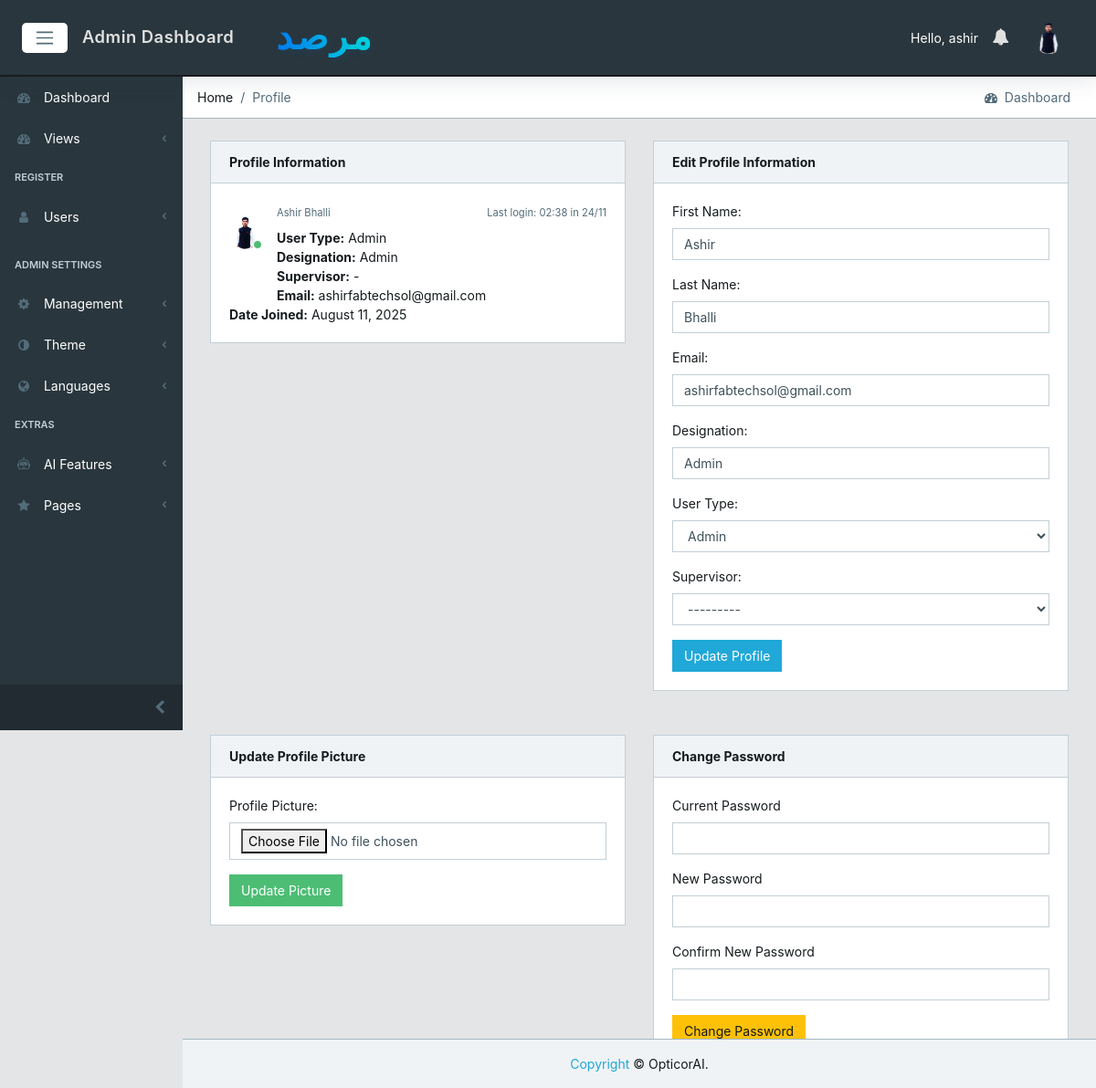
Before: /users/profile (signed in) with the older database file.
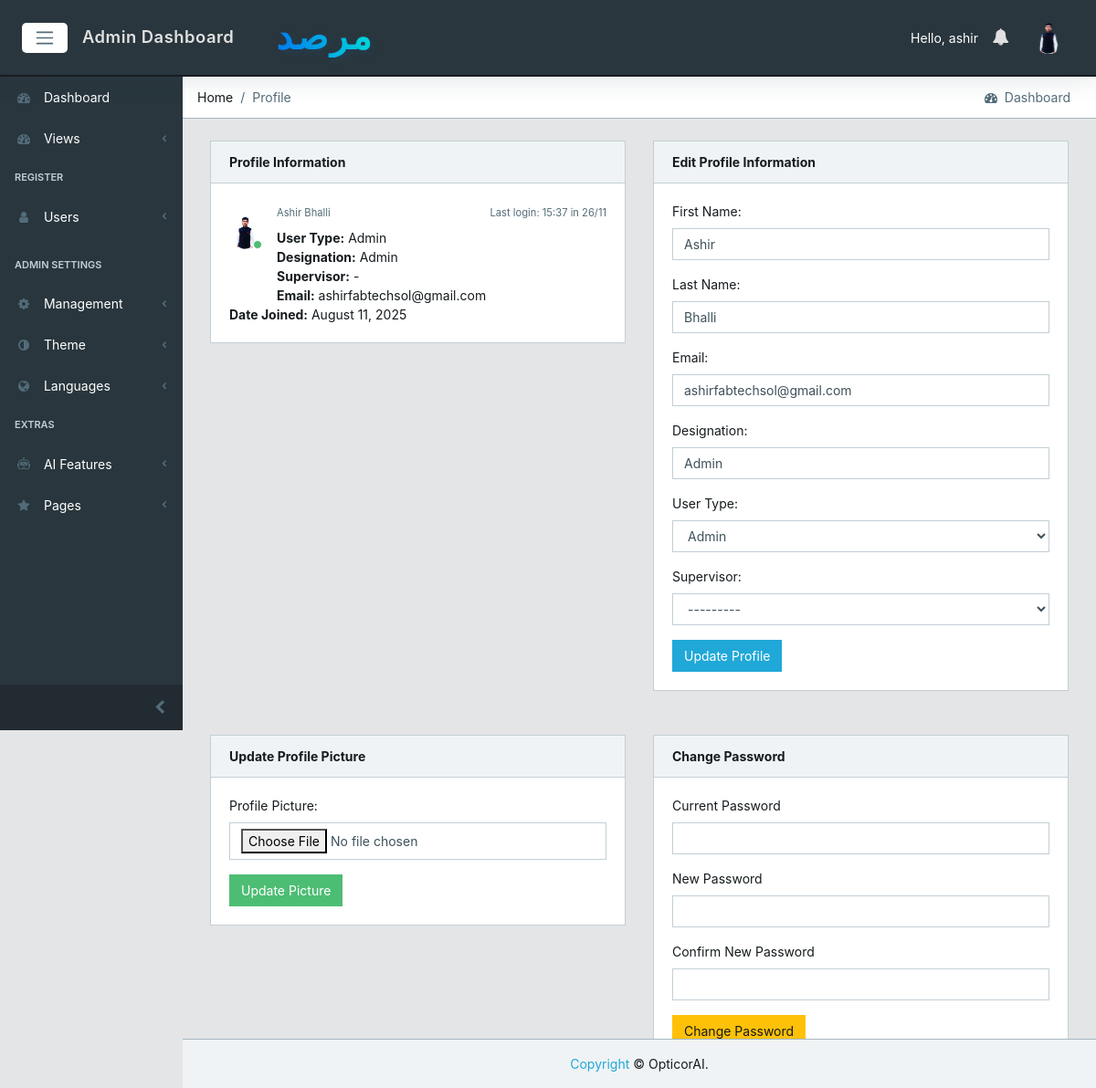
After: the same page with the newer database file.
### core/models.py (models this page shows, shortened)
class CustomUser(AbstractUser):
    email = models.EmailField(unique=True)  # Make email unique for authentication
    user_type = models.CharField(max_length=15, choices=USER_TYPE_CHOICES, db_index=True)
    designation = models.CharField(max_length=100, blank=True, null=True)
    created_by = models.ForeignKey('self', on_delete=models.SET_NULL, null=True, blank=True, related_name='created_users')
    created_date = models.DateField(auto_now_add=True)
    created_time = models.TimeField(auto_now_add=True)
    under_supervision = models.ForeignKey('self', on_delete=models.SET_NULL, null=True, blank=True, related_name='supervised_users')
    avatar = models.ImageField(upload_to='core/avatar', blank=True, null=True)
    @property
    def avatar_url(self):
        try:
            if self.avatar:
                url = getattr(self.avatar, 'url', None)
                if url and ('cloudinary' in url or 'res.cloudinary.com' in url):
                    return url
                avatar_path = getattr(self.avatar, 'path', None)
                if avatar_path and os.path.isfile(avatar_path) and url:
                    return url
        except Exception:
            pass
        return static('core/img/avatar/blank_profile.png')

### core/views.py (the view, shortened to what this page needs)
# urls.py: path('users/profile', views.ProfileView.as_view(), name='profile'),
class ProfileView(LoginRequiredMixin, View):
    def get(self, request):
        user = request.user
        form = UserProfileEditForm(instance=user, user=user)
        class AvatarForm(forms.Form):
            avatar = forms.ImageField(
                required=False,
                widget=forms.FileInput(attrs={'class': 'form-control'})
            )
        avatar_form = AvatarForm()
        class PasswordForm(forms.Form):
            current_password = forms.CharField(widget=forms.PasswordInput(attrs={'class': 'form-control'}), label='Current Password')
            new_password = forms.CharField(widget=forms.PasswordInput(attrs={'class': 'form-control'}), label='New Password')
            confirm_password = forms.CharField(widget=forms.PasswordInput(attrs={'class': 'form-control'}), label='Confirm New Password')
        context = {
            'profile_form': form,
            'img_form': avatar_form,
            'password_form': PasswordForm(),
            'logged_user': user,
        }
        return render(request, 'core/profile.html', context)

### core/views.py
        class AvatarForm(forms.Form):
            avatar = forms.ImageField(
                required=False,
                widget=forms.FileInput(attrs={'class': 'form-control'})
            )

### core/context_processors.py (called while the page is built)
def logged_user_processor(request):
    if request.user.is_authenticated:
        try:
            logged_user = CustomUser.objects.select_related('under_supervision').get(id=request.user.id)
            return {'logged_user': logged_user}
        except CustomUser.DoesNotExist:
            return {'logged_user': None}
    return {'logged_user': None}

def debug_flag_processor(request):
    return {"DEBUG": settings.DEBUG}

### core/utils/dates.py (called while the page is built)
def business_localdate() -> date:
    tz_name = getattr(settings, 'BUSINESS_TIMEZONE', None)
    if tz_name and ZoneInfo is not None:
        try:
            tz = ZoneInfo(tz_name)
            return timezone.now().astimezone(tz).date()
        except Exception:
            pass
    return timezone.localdate()

### core/templates/core/profile.html (shortened to what the changed rows need)
{% extends 'core/base.html' %}
{% load static %}
{% block content %}
<div class="container-fluid">
  <div id="ui-view" style="opacity: 1;"><div class="animated fadeIn">
        <div class="row">
            <div class="col-12">
                <div class="row">
                    <div class="col-12 col-md-6">
                        <div class="card">
                            <div class="card-body">
                                <div class="message">
                                    <div class="py-3 pb-5 mr-3 float-left">
                                        <div class="avatar">
                                            <img src="{{ logged_user.avatar_url }}" class="img-avatar" alt="img">
                                            <span class="avatar-status badge-success"></span>
                                        </div>
                                    </div>
                                    <div>
                                        <small class="text-muted">{{ logged_user.get_full_name }}</small>
                                        {% if logged_user.last_login %}
                                        <small class="text-muted float-right mt-1">Last login: {{ logged_user.last_login|date:"H:i" }} in {{ logged_user.last_login|date:"d/m" }}</small>
                                        {% endif %}
                                    </div>
                                    <div class="mt-2" data-i18n-skip>
                                        <strong>User Type:</strong> {{ logged_user.get_user_type_display }}<br>
                                        <strong>Designation:</strong> {{ logged_user.designation }}<br>
                                        <strong>Supervisor:</strong> {{ logged_user.under_supervision.username|default:'-' }}<br>
                                        <strong>Email:</strong> {{ logged_user.email }}<br>
                                        <strong>Date Joined:</strong> {{ logged_user.date_joined|date:"F d, Y" }}
                                    </div>
                                </div>
                            </div>
                        </div>
                    </div>
                    <div class="col-12 col-md-6">
                        <div class="card">
                            <div class="card-body">
                                <form method="post" enctype="multipart/form-data">
                                    <div class="form-group">
                                        <label for="{{ profile_form.first_name.id_for_label }}">First Name:</label>
                                        {{ profile_form.first_name }}
                                    </div>
                                    <div class="form-group">
                                        <label for="{{ profile_form.last_name.id_for_label }}">Last Name:</label>
                                        {{ profile_form.last_name }}
                                    </div>
                                    {% if profile_form.email %}
                                    <div class="form-group">
                                        <label for="{{ profile_form.email.id_for_label }}">Email:</label>
                                        {{ profile_form.email }}
                                    </div>
                                    {% endif %}
                                    {% if profile_form.designation %}
                                    <div class="form-group">
                                        <label for="{{ profile_form.designation.id_for_label }}">Designation:</label>
                                        {{ profile_form.designation }}
                                    </div>
                                    {% endif %}
                                    {% if profile_form.user_type %}
                                    <div class="form-group">
                                        <label for="{{ profile_form.user_type.id_for_label }}">User Type:</label>
                                        {{ profile_form.user_type }}
                                    </div>
                                    {% endif %}
                                    {% if profile_form.under_supervision %}
                                    <div class="form-group">
                                        <label for="{{ profile_form.under_supervision.id_for_label }}">Supervisor:</label>
                                        {{ profile_form.under_supervision }}
                                    </div>
                                    {% endif %}
                                </form>
                            </div>
                        </div>
                    </div>
                </div>
            </div>
        </div>
    </div>
</div>
{% endblock %}

### core/templates/core/base.html (shortened to what the changed rows need)
{% load static %}
<!DOCTYPE html>
<html lang="en">
<head>
  <link href="{% static 'core/css/font-awesome.min.css' %}" rel="stylesheet">
  <link href="{% static 'core/css/simple-line-icons.min.css' %}" rel="stylesheet">
  <link href="{% static 'core/css/estilo.css' %}" rel="stylesheet">
  <link href="{% static 'core/css/style.css' %}" rel="stylesheet">
  <link href="{% static 'core/css/theme-toggle.css' %}" rel="stylesheet">
  {% get_static_prefix as STATIC_PREFIX %}
</head>
{% block body %}
<body class="app header-fixed sidebar-fixed aside-menu-fixed aside-menu-hidden">
  <header class="app-header navbar">
    <div class="brand-gui d-none d-md-inline">
      <a href="{% url 'core:dashboard' %}"><h1 class="company-name">مرصد</h1></a>
    </div>
    <ul class="nav navbar-nav ml-auto">
      {% if user.is_authenticated %}
      <li class="text-white d-none d-md-inline" data-i18n-skip>Hello, {{ user.username }}</li>
      {% else %}
      <li class="text-muted">
        <a href="{% url 'core:login' %}">sign in</a>
      </li>
      {% endif %}
      <li class="nav-item dropdown">
        <a class="nav-link" data-toggle="dropdown" href="#" role="button" aria-haspopup="true" aria-expanded="false">
        </a>
      </li>
      <li class="nav-item dropdown">
        <a class="nav-link" data-toggle="dropdown" href="#" role="button" aria-haspopup="true" aria-expanded="false">
          {% if user.is_authenticated and logged_user %}
            <img src="{{ logged_user.avatar_url }}" class="img-avatar" alt="img">
          {% else %}
            <img src="{% static 'core/img/avatar/blank_profile.png' %}" class="img-avatar" alt="img">
          {% endif %}
        </a>
      </li>
    </ul>
  </header>
  <div class="app-body">
    <main class="main">
{% block content %}
{% endblock %}
    </main>
  </div>
</body>
{% endblock body %}
</html>

Changed rows visible on the page:
changed CustomUser "ashir": last_login "02:38" → "15:37"; last_login "24/11" → "26/11"
